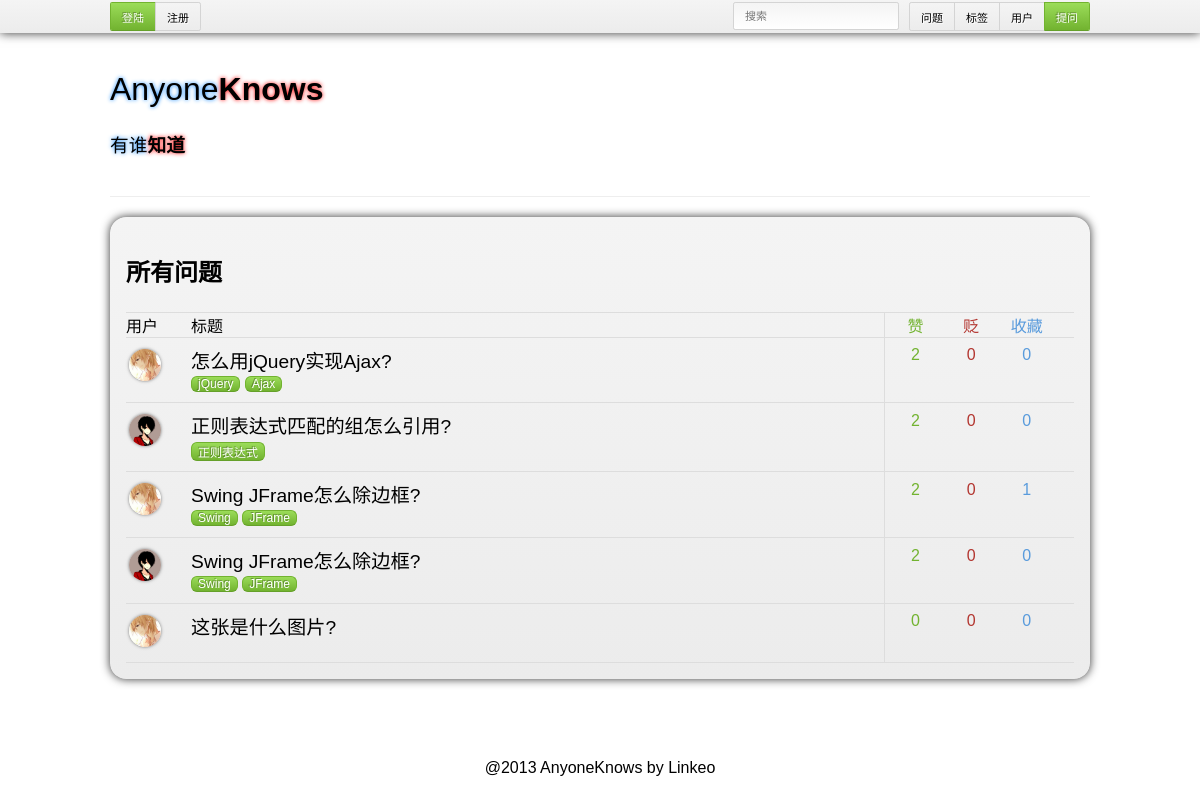
Screenshot of /search.php with the database file from the repository.
### tables this page shows
CREATE TABLE IF NOT EXISTS `question` (
  `qid` int(11) NOT NULL AUTO_INCREMENT,
  `uid` int(11) NOT NULL,
  `title` varchar(128) NOT NULL,
  `content` text NOT NULL,
  `time` timestamp NOT NULL DEFAULT CURRENT_TIMESTAMP,
  `tags` varchar(128) DEFAULT NULL,
  PRIMARY KEY (`qid`),
  KEY `uid` (`uid`)
);

### mysql.php (called while the page is built, shortened)
<?php
	function connect(){
		$db_schema='anyoneknows';
	}
	function query_user_by_uid($uid){
		$query="select * from user where uid=$uid";
		$result=mysql_query($query);
		$user=mysql_fetch_assoc($result);
		if($user)
			return $user;
		else
			return false;
	}
	function query_questions_by_keyword($keyword){
		$query="select * from question where tags like '%$keyword%' or title like '%$keyword%' or content like '%$keyword%'";
		$result=mysql_query($query);
		$questions=array();
		$index=0;
		while($question=mysql_fetch_assoc($result)){
			$questions[$index++]=$question;
		}
		return $questions;
	}
	function query_upvote_by_qid($qid){
		$query="select count(*) from upvote_question where qid=$qid";
		$result = mysql_query($query);
		if($row=mysql_fetch_array($result))
			return $row[0];
		else
			return 'fail';
	}
	function query_downvote_by_qid($qid){
		$query="select count(*) from downvote_question where qid=$qid";
		$result = mysql_query($query);
		if($row=mysql_fetch_array($result))
			return $row[0];
		else
			return 'fail';
	}
	function query_star_by_qid($qid){
		$query="select count(*) from star where qid=$qid";
		$result = mysql_query($query);
		if($row=mysql_fetch_array($result))
			return $row[0];
		else
			return 'fail';
	}
?>

### search.php (the view, shortened to what this page needs)
<!doctype html>
<html>
<head>
	<?php require('model.php');
		$keyword='';
	 ?>
</head>
<body>
	<nav> <?php common_nav(); ?> </nav>
	<div class='site'>
		<div class='pagehead container'>
			<h1 class='sitename'>Anyone<b>Knows</b></h1>
			<h3 class='sitename'>有谁<b>知道</b></h3>
		</div>
		<div class='container'>
		<div class='box'>
			<h2 class='title'><?php if(isset($_GET['keyword'])){echo "\"$keyword\"的搜索结果";}else{echo '所有问题';} ?>
			</h2>
			<div class='listhead'>
				<div class='lhcontent'>
					<div class='quser'>
						用户
					</div>
					<div class='qtitle'>标题</div>
				</div>
				<div class='preview qstat'>
					<div class='upvotestat'>赞</div>
					<div class='downvotestat'>贬</div>
					<div class='starstat'>收藏</div>
				</div>
			</div>
			<?php $questions = query_questions_by_keyword($keyword);
				foreach ($questions as $question) {
			?>
			<div class='item'>
				<div class='qcontent'>
					<a class='quser' href=<?php echo "user.php?uid=".$question['uid']; ?>>
						<img src=<?php echo "'".get_avator(query_user_by_uid($question['uid']))."'"; ?> class='qavator'>
					</a>
					<div class='qtitle'><p><a href=<?php echo "'question.php?qid=".$question['qid']."'"; ?>><?php echo $question['title']; ?></a></p>
						<?php
						$tags = json_decode($question['tags']);
						if(is_array($tags))
							foreach($tags as $value){ ?>
							<a class='tag' href=<?php echo "'tag.php?tag=".$value."'"; ?>><?php echo $value; ?></a>
						<?php } ?>
					</div>
				</div>
				<div class='preview qstat'>
					<div class='upvotestat'><?php echo query_upvote_by_qid($question['qid']); ?></div>
					<div class='downvotestat'><?php echo query_downvote_by_qid($question['qid']); ?></div>
					<div class='starstat'><?php echo query_star_by_qid($question['qid']); ?></div>
				</div>
			</div>
			<?php }?>
		</div>
		</div>
	</div>
</body>
</html>

### css/homepage.css (style rules this page uses)
body { font-size: 100%; font-family: 'Trebuchet MS','微软雅黑',arial; }
a { text-decoration: none; }
a:link { color:black; }
.sitename { cursor: pointer; font-weight: normal; text-shadow: 0 0 4px #18f; }
.sitename b { text-shadow: 0 0 4px #f11; }
img { max-height: 100%; max-width: 100%; }
nav { background-color: rgba(0, 204, 255, 0.2); z-index: 1999; position: fixed; top: 0; left: 0; width: 100%; background-color: #ececec; background-image: -webkit-gradient(linear, 0 0, 0 100%, from(#f4f4f4), to(#ececec)); background-image: -moz-linear-gradient(#f4f4f4, #ececec); background-image: -ms-linear-gradient(#f4f4f4, #ececec); background-image: -o-linear-gradient(#f4f4f4, #ececec); background-image: linear-gradient(#f4f4f4, #ececec); -moz-background-clip: padding; background-clip: padding-box; box-shadow: 0 0 10px rgba(0,0,0,0.8); display: block; padding-top: 2px; padding-bottom: 2px; }
.container { width: 980px; margin-left: auto; margin-right: auto; }
.site { margin-top: 30px; margin-bottom: 30px; }
.pagehead { position: relative; margin-bottom: 20px; padding-top: 20px; padding-bottom: 20px; border-bottom: 1px solid #eee; }
.box { border-radius: 1em; padding: 1em; background-color: #ececec; background-image: -webkit-gradient(linear, 0 0, 0 100%, from(#f4f4f4), to(#ececec)); background-image: -moz-linear-gradient(#f4f4f4, #ececec); background-image: -ms-linear-gradient(#f4f4f4, #ececec); background-image: -o-linear-gradient(#f4f4f4, #ececec); background-image: linear-gradient(#f4f4f4, #ececec); -moz-background-clip: padding; background-clip: padding-box; box-shadow: 0 0 10px rgba(0,0,0,0.8); }
.item,.title { position: relative; border-bottom: 1px solid #ddd; }
.title { padding-bottom: 1em; margin-bottom: 0; }
.listhead { position: relative; border-bottom: 1px solid #ddd; margin-top: 0; }
.lhcontent, .qcontent, .acontent { display: inline-block; width: 80%; border-right: 1px solid #ddd; }
.lhcontent div { vertical-align: middle; font-size: 1em; font-weight: normal; }
.qcontent, .acontent { padding-top: 0.5em; padding-bottom: 0.5em; }
.qtitle, .atitle { display: inline-block; vertical-align: top; width: 90%; }
.qtitle p, .atitle p { margin: auto; font-size: 1.2em; }
.quser, .auser, .iuser { display: inline-block; vertical-align: top; margin-top: auto; margin-bottom: auto; width: 8%; }
.qavator, .aavator { transition: box-shadow 0.5s; width: 2em; height: 2em; border-radius: 1em; margin: 0.2em; box-shadow: 0 0 0.2em #777; }
.qstat, .astat { display: inline-block; vertical-align: middle; float: right; width: 18%; height: 100%; }
.qstat div, .astat div { display: inline-block; width: 30%; text-align: center; margin-bottom: 1em; }
.qstat.preview { float: none; }
.qstat.preview div { margin-bottom: 0; }
.upvotestat { color: #72b330; }
.downvotestat { color: #b33630; }
.starstat { color: #599bdc; }
a.tag, .tag { position: relative; overflow: visible; padding: 0 0.5em; margin: 0.2em 0; border: 1px solid #d4d4d4; text-align: center; white-space: nowrap; cursor: pointer; outline: none; display: inline-block; border-color: #72b330; border-bottom-color: #65a02a; font-size: 0.75em; text-decoration: none; text-shadow: -1px -1px 0 rgba(0,0,0,0.3); color: #fff; background-color: #8dde3c; background-image: -webkit-gradient(linear, 0 0, 0 100%, from(#9bdc59), to(#72b330)); background-image: -moz-linear-gradient(#9bdc59, #72b330); background-image: -o-linear-gradient(#9bdc59, #72b330); background-image: linear-gradient(#9bdc59, #72b330); border-radius: 0.5em; zoom: 1; *display: inline; }

### rows the page displays
question: title "怎么用jQuery实现Ajax?", tags "jQuery", tags "Ajax", qid "2", qid "0"
question: title "正则表达式匹配的组怎么引用?", tags "正则表达式", qid "2", qid "0"
question: title "Swing JFrame怎么除边框?", tags "Swing", tags "JFrame", qid "2", qid "0", qid "1"
question: title "Swing JFrame怎么除边框?", tags "Swing", tags "JFrame", qid "2", qid "0"
question: title "这张是什么图片?", qid "0"
